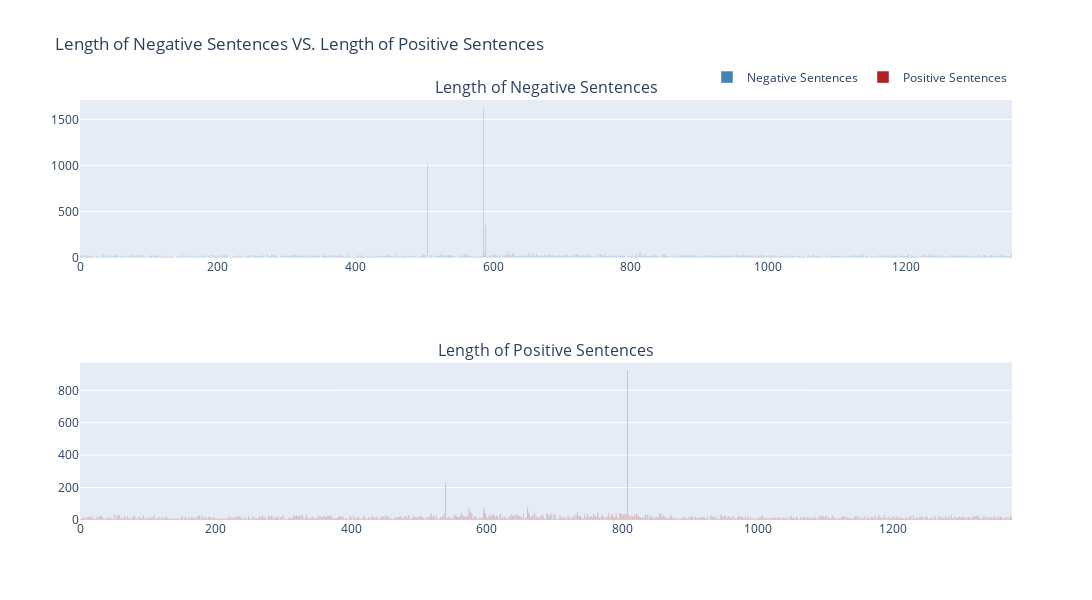

Source (notebook cell):
### Code cell
fig = make_subplots(rows=2, cols=1, subplot_titles=("Length of Negative Sentences", "Length of Positive Sentences"))
fig.add_trace(
    go.Bar(name='Negative Sentences',y=df_negative['length'], marker_color='steelblue'),
    row=1,col=1  
)

fig.add_trace(
    go.Bar(name='Positive Sentences',y=df_positive['length'], marker_color='firebrick'),
    row=2,col=1
)

fig.update_layout(legend=dict(
    orientation="h",
    yanchor="bottom",
    y=1.02,xanchor="right",x=1),
    height=600, width=5000, title_text="Length of Negative Sentences VS. Length of Positive Sentences")
fig.show()

### Figure 1 — Plotly figure (JSON) as saved in the notebook; plotly's stock layout.template omitted (floating-point values rounded to 4 significant figures; data arrays with more than 128 entries replaced by an {"elided": "..."} marker saying what was removed)
{"data": [{"marker": {"color": "steelblue"}, "name": "Negative Sentences", "type": "bar", "xaxis": "x", "y": {"elided": "1355 int values"}, "yaxis": "y"}, {"marker": {"color": "firebrick"}, "name": "Positive Sentences", "type": "bar", "xaxis": "x2", "y": {"elided": "1376 int values"}, "yaxis": "y2"}], "layout": {"annotations": [{"font": {"size": 16}, "showarrow": false, "text": "Length of Negative Sentences", "x": 0.5, "xanchor": "center", "xref": "paper", "y": 1, "yanchor": "bottom", "yref": "paper"}, {"font": {"size": 16}, "showarrow": false, "text": "Length of Positive Sentences", "x": 0.5, "xanchor": "center", "xref": "paper", "y": 0.375, "yanchor": "bottom", "yref": "paper"}], "height": 600, "legend": {"orientation": "h", "x": 1, "xanchor": "right", "y": 1.02, "yanchor": "bottom"}, "title": {"text": "Length of Negative Sentences VS. Length of Positive Sentences"}, "width": 5000, "xaxis": {"anchor": "y", "domain": [0, 1]}, "xaxis2": {"anchor": "y2", "domain": [0, 1]}, "yaxis": {"anchor": "x", "domain": [0.625, 1]}, "yaxis2": {"anchor": "x2", "domain": [0, 0.375]}}}
